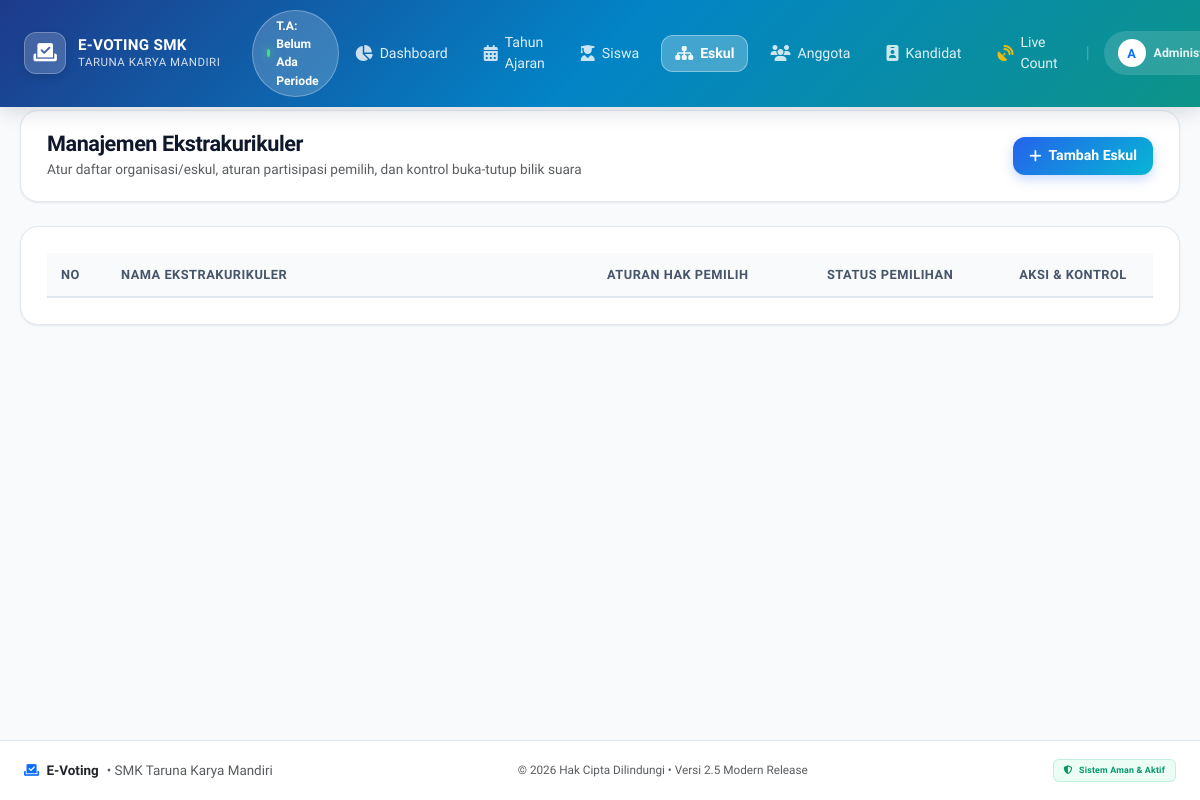
Before: /admin/eskul.php (signed in) with the older database file.
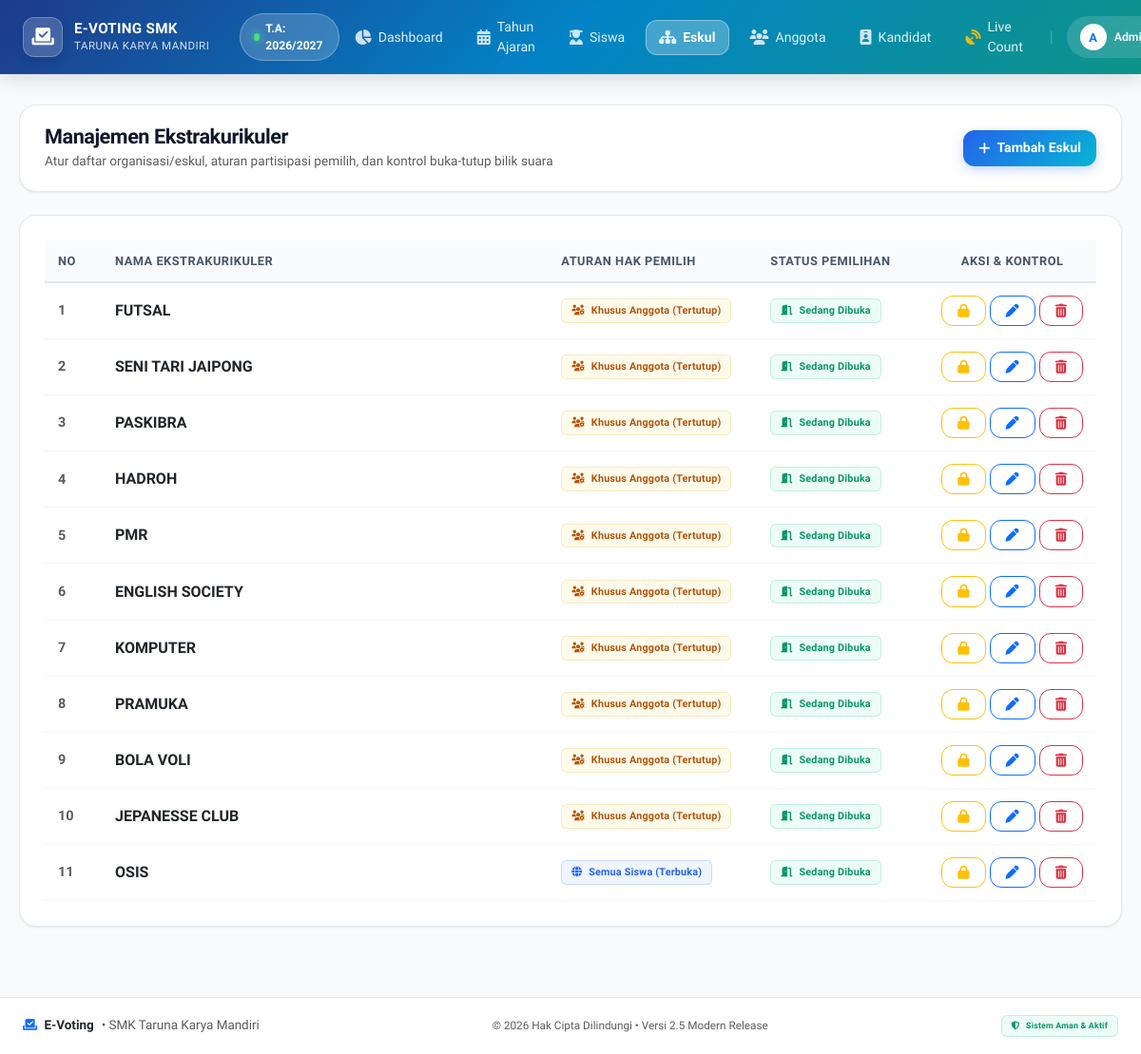
After: the same page with the newer database file.
### tables this page shows
CREATE TABLE `periode` (
  `id_periode` int(11) NOT NULL AUTO_INCREMENT,
  `nama_periode` varchar(50) NOT NULL,
  `status_aktif` tinyint(1) DEFAULT 1,
  PRIMARY KEY (`id_periode`)
);

CREATE TABLE `eskul` (
  `id_eskul` int(11) NOT NULL AUTO_INCREMENT,
  `nama_eskul` varchar(100) NOT NULL,
  `aturan_pemilih` enum('semua_siswa','hanya_anggota') DEFAULT 'semua_siswa',
  `status_pemilihan` tinyint(1) DEFAULT 0,
  `status_aktif` tinyint(1) DEFAULT 1,
  PRIMARY KEY (`id_eskul`)
);

### admin/eskul.php (the view, shortened to what this page needs)
<?php
require '../config/koneksi.php';
$stmt_tampil = $pdo->query("SELECT * FROM eskul WHERE status_aktif = 1 ORDER BY id_eskul DESC");
$data_eskul = $stmt_tampil->fetchAll();
?>
<!DOCTYPE html>
<html lang="id">
<head>
    <link href="https://cdn.jsdelivr.net/npm/bootstrap@5.3.0/dist/css/bootstrap.min.css" rel="stylesheet">
    <link href="https://cdn.datatables.net/1.13.6/css/dataTables.bootstrap5.min.css" rel="stylesheet">
    <link rel="stylesheet" href="https://cdnjs.cloudflare.com/ajax/libs/font-awesome/6.4.0/css/all.min.css">
    <link rel="stylesheet" href="assets/css/style.css">
</head>
<body>
    <?php include 'sidebar.php'; ?>
    <div class="content">
        <div class="top-header">
            <div>
                <h4>Manajemen Ekstrakurikuler</h4>
                <small class="text-muted">Atur daftar organisasi/eskul, aturan partisipasi pemilih, dan kontrol buka-tutup bilik suara</small>
            </div>
            <button class="btn btn-primary" data-bs-toggle="modal" data-bs-target="#modalTambah">
                <i class="fas fa-plus"></i> Tambah Eskul
            </button>
        </div>
        <div class="card-modern">
            <div class="table-responsive">
                <table class="table table-hover align-middle w-100" id="tabelEskul">
                    <thead>
                        <tr>
                            <th style="width: 60px;">No</th>
                            <th>Nama Ekstrakurikuler</th>
                            <th style="width: 220px;">Aturan Hak Pemilih</th>
                            <th style="width: 180px;">Status Pemilihan</th>
                            <th class="text-center" style="width: 160px;">Aksi & Kontrol</th>
                        </tr>
                    </thead>
                    <tbody>
                        <?php if (count($data_eskul) > 0): ?>
                            <?php $no = 1; foreach ($data_eskul as $row): ?>
                                <tr>
                                    <td class="text-muted fw-bold"><?= $no++; ?></td>
                                    <td>
                                        <div class="fw-bold text-dark fs-6"><?= htmlspecialchars($row['nama_eskul']); ?></div>
                                    </td>
                                    <td>
                                        <?php if ($row['aturan_pemilih'] == 'semua_siswa'): ?>
                                            <span class="badge badge-soft-primary">
                                                <i class="fas fa-globe me-1"></i> Semua Siswa (Terbuka)
                                            </span>
                                        <?php else: ?>
                                            <span class="badge badge-soft-warning">
                                                <i class="fas fa-users-cog me-1"></i> Khusus Anggota (Tertutup)
                                            </span>
                                        <?php endif; ?>
                                    </td>
                                    <td>
                                        <?php if (isset($row['status_pemilihan']) && $row['status_pemilihan'] == 1): ?>
                                            <span class="badge badge-soft-success">
                                                <i class="fas fa-door-open me-1"></i> Sedang Dibuka
                                            </span>
                                        <?php else: ?>
                                            <span class="badge badge-soft-secondary">
                                                <i class="fas fa-lock me-1"></i> Ditutup
                                            </span>
                                        <?php endif; ?>
                                    </td>
                                    <td class="text-center">
                                        <div class="d-flex align-items-center justify-content-center gap-1">
                                            <form method="POST" action="" class="d-inline">
                                                <?php if (isset($row['status_pemilihan']) && $row['status_pemilihan'] == 1): ?>
                                                    <button type="submit" name="toggle_pemilihan" class="btn btn-sm btn-outline-warning" title="Kunci / Tutup Pemilihan Ini">
                                                        <i class="fas fa-lock"></i>
                                                    </button>
                                                <?php endif; ?>
                                            </form>
                                            <button class="btn btn-sm btn-outline-primary" data-bs-toggle="modal" data-bs-target="#modalEdit<?= $row['id_eskul']; ?>" title="Edit">
                                                <i class="fas fa-pen"></i>
                                            </button>
                                            <button class="btn btn-sm btn-outline-danger" data-bs-toggle="modal" data-bs-target="#modalHapus<?= $row['id_eskul']; ?>" title="Hapus">
                                                <i class="fas fa-trash-alt"></i>
                                            </button>
                                        </div>
                                    </td>
                                </tr>
                            <?php endforeach; ?>
                        <?php endif; ?>
                    </tbody>
                </table>
            </div>
        </div>
    </div>
    <?php include 'footer.php'; ?>
</body>
</html>

### admin/sidebar.php (shortened to what this page needs)
<?php
$current_page = basename($_SERVER['PHP_SELF']);
$periode_nav_text = "Belum Ada Periode";
if (isset($pdo)) {
    try {
        $stmt_nav_p = $pdo->query("SELECT nama_periode FROM periode WHERE status_aktif = 1 LIMIT 1");
        $row_p = $stmt_nav_p->fetchColumn();
        if ($row_p) {
            $periode_nav_text = $row_p;
        }
    } catch(Exception $e) {
    }
}
?>
<link rel="stylesheet" href="assets/css/style.css">
<nav class="navbar navbar-expand-xl navbar-custom fixed-top">
    <div class="container-fluid px-3 px-lg-4">
        <a class="navbar-brand" href="index.php">
            <div class="brand-icon-box">
                <i class="fas fa-vote-yea"></i>
            </div>
            <div>
                <div class="brand-title">E-VOTING SMK</div>
                <div class="brand-subtitle">TARUNA KARYA MANDIRI</div>
            </div>
        </a>
        <div class="d-none d-md-flex align-items-center ms-3">
            <span class="badge-periode-nav">
                <span class="pulse-dot"></span>
                <span>T.A: <?= htmlspecialchars($periode_nav_text); ?></span>
            </span>
        </div>
        <div class="collapse navbar-collapse justify-content-end" id="navbarNav">
            <ul class="navbar-nav align-items-center my-3 my-xl-0 gap-1">
                <li class="nav-item">
                    <a class="nav-link <?= $current_page == 'index.php' ? 'active' : ''; ?>" href="index.php">
                        <i class="fas fa-chart-pie"></i>
                        <span>Dashboard</span>
                    </a>
                </li>
                <li class="nav-item">
                    <a class="nav-link <?= $current_page == 'periode.php' ? 'active' : ''; ?>" href="periode.php">
                        <i class="fas fa-calendar-alt"></i>
                        <span>Tahun Ajaran</span>
                    </a>
                </li>
                <li class="nav-item">
                    <a class="nav-link <?= $current_page == 'siswa.php' ? 'active' : ''; ?>" href="siswa.php">
                        <i class="fas fa-user-graduate"></i>
                        <span>Siswa</span>
                    </a>
                </li>
                <li class="nav-item">
                    <a class="nav-link <?= $current_page == 'eskul.php' ? 'active' : ''; ?>" href="eskul.php">
                        <i class="fas fa-sitemap"></i>
                        <span>Eskul</span>
                    </a>
                </li>
                <li class="nav-item">
                    <a class="nav-link <?= $current_page == 'anggota_eskul.php' ? 'active' : ''; ?>" href="anggota_eskul.php">
                        <i class="fas fa-users"></i>
                        <span>Anggota</span>
                    </a>
                </li>
                <li class="nav-item">
                    <a class="nav-link <?= $current_page == 'kandidat.php' ? 'active' : ''; ?>" href="kandidat.php">
                        <i class="fas fa-id-badge"></i>
                        <span>Kandidat</span>
                    </a>
                </li>
                <li class="nav-item">
                    <a class="nav-link <?= $current_page == 'live_count.php' ? 'active' : ''; ?>" href="live_count.php">
                        <i class="fas fa-satellite-dish text-warning"></i>
                        <span>Live Count</span>
                    </a>
                </li>
                <li class="nav-item d-none d-xl-block mx-2">
                    <span class="text-white opacity-25">|</span>
                </li>
                <li class="nav-item dropdown">
                    <a class="nav-link dropdown-toggle py-1 px-3 d-flex align-items-center gap-2" href="#" id="navbarDropdown" role="button" data-bs-toggle="dropdown" aria-expanded="false" style="background: rgba(255,255,255,0.14); border-radius: 9999px;">
                        <div class="rounded-circle bg-white text-primary d-flex align-items-center justify-content-center fw-bold" style="width: 28px; height: 28px; font-size: 0.8rem;">
                            <?= strtoupper(substr($_SESSION['nama_lengkap'] ?? 'A', 0, 1)); ?>
                        </div>
                        <span class="small fw-semibold"><?= htmlspecialchars($_SESSION['nama_lengkap'] ?? 'Admin'); ?></span>
                    </a>
                </li>
            </ul>
        </div>
    </div>
</nav>

### admin/footer.php
<footer class="footer-custom mt-auto">
    <div class="container-fluid px-4">
        <div class="d-flex flex-column flex-md-row justify-content-between align-items-center gap-2">
            <div class="d-flex align-items-center gap-2">
                <span class="fw-bold text-dark"><i class="fas fa-vote-yea text-primary me-1"></i> E-Voting</span>
                <span class="text-muted">&bull; SMK Taruna Karya Mandiri</span>
            </div>
            <div class="text-muted small">
                &copy; <?= date("Y"); ?> Hak Cipta Dilindungi &bull; Versi 2.5 Modern Release
            </div>
            <div class="d-flex align-items-center gap-3 small">
                <span class="badge badge-soft-success">
                    <i class="fas fa-shield-alt me-1"></i> Sistem Aman & Aktif
                </span>
            </div>
        </div>
    </div>
</footer>

Changed rows visible on the page:
added periode: nama_periode "2026/2027"
added eskul: nama_eskul "FUTSAL", aturan_pemilih "hanya_anggota" (drawn), status_pemilihan 1 (drawn)
added eskul: nama_eskul "SENI TARI JAIPONG", aturan_pemilih "hanya_anggota" (drawn), status_pemilihan 1 (drawn)
added eskul: nama_eskul "PASKIBRA", aturan_pemilih "hanya_anggota" (drawn), status_pemilihan 1 (drawn)
added eskul: nama_eskul "HADROH", aturan_pemilih "hanya_anggota" (drawn), status_pemilihan 1 (drawn)
added eskul: nama_eskul "PMR", aturan_pemilih "hanya_anggota" (drawn), status_pemilihan 1 (drawn)
added eskul: nama_eskul "ENGLISH SOCIETY", aturan_pemilih "hanya_anggota" (drawn), status_pemilihan 1 (drawn)
added eskul: nama_eskul "KOMPUTER", aturan_pemilih "hanya_anggota" (drawn), status_pemilihan 1 (drawn)
added eskul: nama_eskul "PRAMUKA", aturan_pemilih "hanya_anggota" (drawn), status_pemilihan 1 (drawn)
added eskul: nama_eskul "BOLA VOLI", aturan_pemilih "hanya_anggota" (drawn), status_pemilihan 1 (drawn)
added eskul: nama_eskul "JEPANESSE CLUB", aturan_pemilih "hanya_anggota" (drawn), status_pemilihan 1 (drawn)
added eskul: nama_eskul "OSIS", aturan_pemilih "semua_siswa" (drawn), status_pemilihan 1 (drawn)
Other visible differences:
$periode_nav_text: "Belum Ada Periode" → (not shown)
